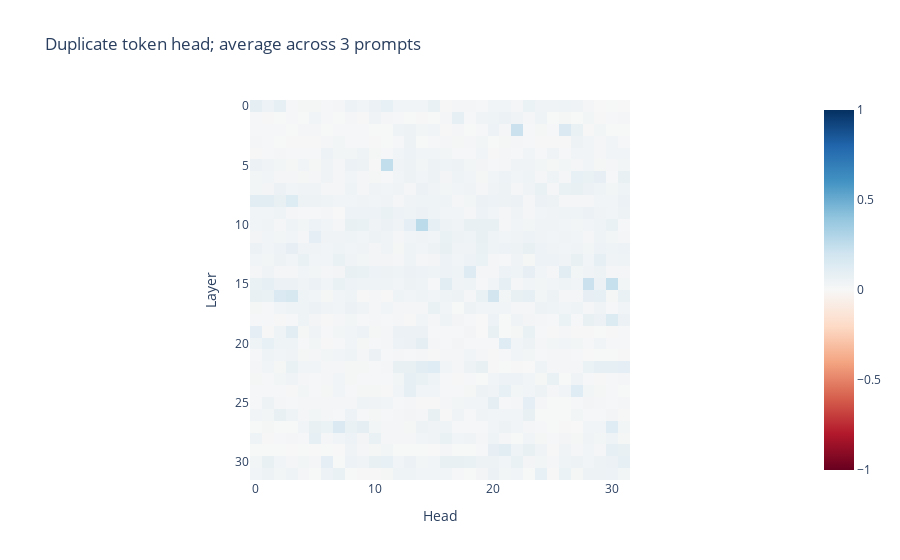

Source (notebook cell):
### Code cell
plot_head_detection_scores(head_scores, title="Induction head; average across 3 prompts")

### Figure 1 — Plotly figure (JSON) as saved in the notebook; plotly's stock layout.template omitted (floating-point values rounded to 4 significant figures; data arrays with more than 128 entries replaced by an {"elided": "..."} marker saying what was removed)
{"data": [{"coloraxis": "coloraxis", "hovertemplate": "Head: %{x}<br>Layer: %{y}<br>color: %{z}<extra></extra>", "name": "0", "type": "heatmap", "xaxis": "x", "yaxis": "y", "z": {"elided": "32x32 float values"}}], "layout": {"coloraxis": {"cmax": 1, "cmid": 0, "cmin": -1, "colorscale": [[0, "rgb(103,0,31)"], [0.1, "rgb(178,24,43)"], [0.2, "rgb(214,96,77)"], [0.3, "rgb(244,165,130)"], [0.4, "rgb(253,219,199)"], [0.5, "rgb(247,247,247)"], [0.6, "rgb(209,229,240)"], [0.7, "rgb(146,197,222)"], [0.8, "rgb(67,147,195)"], [0.9, "rgb(33,102,172)"], [1, "rgb(5,48,97)"]]}, "title": {"text": "Duplicate token head; average across 3 prompts"}, "xaxis": {"anchor": "y", "constrain": "domain", "domain": [0, 1], "scaleanchor": "y", "title": {"text": "Head"}}, "yaxis": {"anchor": "x", "autorange": "reversed", "constrain": "domain", "domain": [0, 1], "title": {"text": "Layer"}}}}
